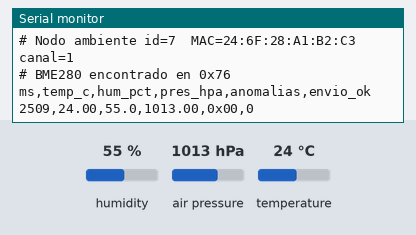
Simulated run of this sketch. Board: ESP32. Shown: the last lines printed to the serial monitor. The test bench sets the inputs (shaded band); at power-on: humidity 55 %, air pressure 1013 hPa, temperature 24 °C. A WiFi scan finds three made-up networks.

Above: at 3.7 s.
3.8 s: humidity set to 22 %
11.3 s: air pressure set to 952 hPa
At 13.4 s:
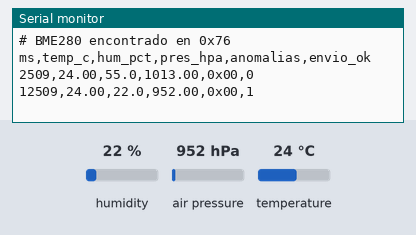
18.8 s: temperature set to 12 °C
At 23.4 s:
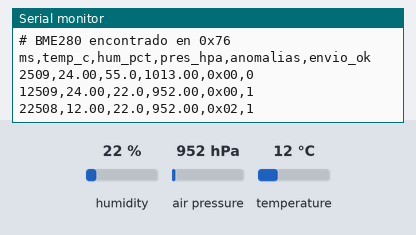

Measured:
- after the input at 11.3 s, the serial monitor: prints a new line after 1.2 s (image 1)
- after the input at 18.8 s, the serial monitor: prints a new line after 3.7 s (image 2)

The sketch:

nodo_ambiente.ino
```cpp
// Nodo ambiente (GY-BME280) -> ESP-NOW -> Gateway ESP32 v4
// Temperatura, humedad relativa y presión del salón L418 (techo, centro).
#include <Arduino.h>
#include <Wire.h>
#include <Adafruit_BME280.h>     // Librería "Adafruit BME280"
#include "paquetes.h"
#include "espnow_nodo.h"

// ================= RED =================
uint8_t MAC_GATEWAY[6] = {0x58, 0x2A, 0xBD, 0x72, 0x03, 0xDC}; // MAC STA del ESP32 v4
const char*   SSID_ROUTER   = "TU_RED_WIFI";   // red del gateway (solo para hallar el canal)
const uint8_t CANAL_DEFECTO = 1;
const uint8_t NODO_ID       = 7;

// ================= PINES I2C =================
#define PIN_SDA 21
#define PIN_SCL 22

// ================= UMBRALES =================
const float CONFORT_T_MIN = 20.0;   // °C
const float CONFORT_T_MAX = 26.0;   // °C
const float HIST_T        = 0.5;    // la alarma se apaga 0.5 °C dentro del rango
const float HUM_ALTA      = 70.0;   // % HR
const float HIST_HUM      = 5.0;    // la alarma se apaga por debajo de 65 %
const float CAMBIO_T_MAX  = 1.5;    // °C de variación máxima en la ventana
const unsigned long VENTANA_CAMBIO_MS = 5UL * 60UL * 1000UL;   // 5 min
const unsigned long PERIODO_MS        = 10000;                 // una lectura y un envío cada 10 s
const int FALLOS_PARA_ALARMA = 3;

// ================= ESTADO =================
const int N_HIST = VENTANA_CAMBIO_MS / PERIODO_MS;   // 30 lecturas = 5 min
float histT[N_HIST];
int   histIdx = 0, histN = 0;

Adafruit_BME280 bme;
bool    sensorOk = false;
uint8_t direccion = 0;
bool    fueraConfort = false, humAlta = false;
int     fallosSeguidos = 0;
unsigned long tUltEnvio = 0, tUltReintento = 0;

// ================= SENSOR =================
// Lee el registro de identificación para diagnosticar módulos equivocados.
uint8_t leerChipId(uint8_t dir) {
  Wire.beginTransmission(dir);
  Wire.write(0xD0);
  if (Wire.endTransmission() != 0) return 0;
  if (Wire.requestFrom(dir, (uint8_t)1) != 1) return 0;
  return Wire.read();
}

bool iniciarSensor() {
  const uint8_t dirs[2] = {0x76, 0x77};    // SDO a GND = 0x76, SDO a 3.3 V = 0x77
  for (uint8_t d : dirs) {
    if (bme.begin(d, &Wire)) {
      direccion = d;
      // Modo forzado: mide solo cuando se le pide, así el sensor casi no se autocalienta.
      bme.setSampling(Adafruit_BME280::MODE_FORCED,
                      Adafruit_BME280::SAMPLING_X1,    // temperatura
                      Adafruit_BME280::SAMPLING_X1,    // presión
                      Adafruit_BME280::SAMPLING_X1,    // humedad
                      Adafruit_BME280::FILTER_OFF);
      return true;
    }
    if (leerChipId(d) == 0x58)
      Serial.printf("# AVISO: en 0x%02X hay un BMP280 (NO mide humedad), no un BME280\n", d);
  }
  return false;
}

bool leer(float &t, float &h, float &p) {
  if (!bme.takeForcedMeasurement()) return false;
  t = bme.readTemperature();
  h = bme.readHumidity();
  p = bme.readPressure() / 100.0F;
  if (isnan(t) || isnan(h) || isnan(p)) return false;
  if (t < -40 || t > 85 || h < 0 || h > 100 || p < 300 || p > 1100) return false;   // fuera de rango físico
  return true;
}

// ================= ANOMALÍAS =================
uint8_t evaluar(float t, float h) {
  uint8_t an = 0;

  // Confort térmico con histéresis (evita que la alarma parpadee en el límite)
  if (!fueraConfort) fueraConfort = (t < CONFORT_T_MIN) || (t > CONFORT_T_MAX);
  else               fueraConfort = (t < CONFORT_T_MIN + HIST_T) || (t > CONFORT_T_MAX - HIST_T);
  if (fueraConfort) an |= AMB_BIT_TEMP_FUERA_CONFORT;

  if (!humAlta) humAlta = h > HUM_ALTA;
  else          humAlta = h > HUM_ALTA - HIST_HUM;
  if (humAlta) an |= AMB_BIT_HUMEDAD_ALTA;

  // Cambio rápido: comparación con la lectura de hace 5 minutos
  if (histN == N_HIST && fabsf(t - histT[histIdx]) > CAMBIO_T_MAX) an |= AMB_BIT_CAMBIO_RAPIDO_TEMP;
  histT[histIdx] = t;
  histIdx = (histIdx + 1) % N_HIST;
  if (histN < N_HIST) histN++;

  return an;
}

// ================= ENVÍO =================
void enviar(float t, float h, float p, uint8_t an) {
  PaqueteAmbiente pk = {};
  llenarCabecera(pk.h, TIPO_AMBIENTE, NODO_ID);
  pk.temp_c    = t;
  pk.hum_pct   = h;
  pk.pres_hpa  = p;
  pk.anomalias = an;
  espnowEnviar(&pk, sizeof(pk));

  Serial.printf("%lu,%.2f,%.1f,%.2f,0x%02X,%d\n", millis(), t, h, p, an, g_ultimoOk ? 1 : 0);
}

// ================= SETUP / LOOP =================
void setup() {
  Serial.begin(115200);
  delay(500);
  Wire.begin(PIN_SDA, PIN_SCL);

  if (!espnowIniciar(MAC_GATEWAY, SSID_ROUTER, CANAL_DEFECTO))
    Serial.println("# ERROR: no se pudo iniciar ESP-NOW");
  Serial.printf("# Nodo ambiente id=%d  MAC=%s  canal=%d\n",
                NODO_ID, WiFi.macAddress().c_str(), g_canal);

  sensorOk = iniciarSensor();
  if (sensorOk) Serial.printf("# BME280 encontrado en 0x%02X\n", direccion);
  else          Serial.println("# ERROR: no se detecta el BME280 (revisar SDA=21, SCL=22, 3.3V)");
  Serial.println("ms,temp_c,hum_pct,pres_hpa,anomalias,envio_ok");

  tUltEnvio = millis() - PERIODO_MS;   // primera lectura inmediata
}

void loop() {
  unsigned long ahora = millis();
  if (ahora - tUltEnvio < PERIODO_MS) return;
  tUltEnvio = ahora;

  if (!sensorOk && ahora - tUltReintento > 10000) {
    tUltReintento = ahora;
    sensorOk = iniciarSensor();
  }

  float t, h, p;
  if (sensorOk && leer(t, h, p)) {
    fallosSeguidos = 0;
    enviar(t, h, p, evaluar(t, h));
  } else {
    fallosSeguidos++;
    uint8_t an = (fallosSeguidos >= FALLOS_PARA_ALARMA || !sensorOk) ? AMB_BIT_FALLO : 0;
    enviar(NAN, NAN, NAN, an);
    if (fallosSeguidos >= FALLOS_PARA_ALARMA) sensorOk = false;   // reintentar iniciarlo
  }
}
```

espnow_nodo.h
```cpp
// espnow_nodo.h — Envío ESP-NOW desde un nodo sensor hacia el gateway
#pragma once
#include <WiFi.h>
#include <esp_now.h>
#include <esp_wifi.h>
#include "paquetes.h"

static uint8_t       g_macGateway[6];
static const char*   g_ssid = nullptr;
static uint8_t       g_canal = 1;
static uint32_t      g_seq = 0;
static volatile bool g_ultimoOk = false;
static volatile int  g_fallosSeguidos = 0;

// Confirmación de entrega (ACK de capa MAC).
// La firma del callback cambió en ESP-IDF 5.5 (core Arduino 3.3+).
#if ESP_IDF_VERSION >= ESP_IDF_VERSION_VAL(5, 5, 0)
static void alEnviar(const esp_now_send_info_t *info, esp_now_send_status_t st) {
#else
static void alEnviar(const uint8_t *mac, esp_now_send_status_t st) {
#endif
  g_ultimoOk = (st == ESP_NOW_SEND_SUCCESS);
  if (g_ultimoOk) g_fallosSeguidos = 0;
  else            g_fallosSeguidos++;
}

// Busca el canal de la red WiFi a la que está conectado el gateway.
static uint8_t buscarCanal(const char* ssid, uint8_t porDefecto) {
  int n = WiFi.scanNetworks();
  uint8_t canal = porDefecto;
  for (int i = 0; i < n; i++) {
    if (WiFi.SSID(i) == ssid) { canal = WiFi.channel(i); break; }
  }
  WiFi.scanDelete();
  return canal;
}

static void fijarCanal(uint8_t canal) {
  esp_wifi_set_promiscuous(true);
  esp_wifi_set_channel(canal, WIFI_SECOND_CHAN_NONE);
  esp_wifi_set_promiscuous(false);
  g_canal = canal;
}

static bool espnowIniciar(const uint8_t mac[6], const char* ssid, uint8_t canalDefecto) {
  memcpy(g_macGateway, mac, 6);
  g_ssid = ssid;

  WiFi.mode(WIFI_STA);
  WiFi.disconnect();                       // no se conecta al router, solo usa su canal
  fijarCanal(buscarCanal(ssid, canalDefecto));

  if (esp_now_init() != ESP_OK) return false;
  esp_now_register_send_cb(alEnviar);

  esp_now_peer_info_t peer = {};
  memcpy(peer.peer_addr, mac, 6);
  peer.channel = 0;                        // 0 = canal actual
  peer.encrypt = false;
  return esp_now_add_peer(&peer) == ESP_OK;
}

static void llenarCabecera(Cabecera &h, uint8_t tipo, uint8_t nodoId) {
  h.version   = PROTO_VERSION;
  h.tipo      = tipo;
  h.nodo_id   = nodoId;
  h.seq       = g_seq++;
  h.uptime_ms = millis();
}

static void espnowEnviar(const void* datos, size_t len) {
  esp_now_send(g_macGateway, (const uint8_t*)datos, len);

  // Muchos fallos seguidos: quizá el router cambió de canal. Re-escanear (~2 s).
  if (g_fallosSeguidos >= 10 && g_ssid) {
    g_fallosSeguidos = 0;
    fijarCanal(buscarCanal(g_ssid, g_canal));
  }
}
```

paquetes.h
```cpp
// paquetes.h — Formato común de datos ESP-NOW
// Debe ser IDÉNTICO en todos los nodos y en el gateway.
#pragma once
#include <stdint.h>

#define PROTO_VERSION 1

// Tipo de sensor
enum : uint8_t {
  TIPO_CO2     = 1,
  TIPO_AUDIO   = 2,
  TIPO_GAS     = 3,
  TIPO_LUZ     = 4,
  TIPO_TERMICO = 5,
  TIPO_MAGNETICO = 6,
  TIPO_AMBIENTE  = 7,
};

// Nivel de CO2
enum : uint8_t {
  CO2_NIVEL_NORMAL     = 0,
  CO2_NIVEL_ALERTA     = 1,
  CO2_NIVEL_CRITICO    = 2,
  CO2_NIVEL_CALENTANDO = 3,
  CO2_NIVEL_SIN_DATO   = 4
};

// Nivel de gas (MQ-2)
enum : uint8_t {
  GAS_NIVEL_NORMAL     = 0,
  GAS_NIVEL_ALERTA     = 1,
  GAS_NIVEL_CRITICO    = 2,
  GAS_NIVEL_CALENTANDO = 3,
  GAS_NIVEL_SIN_DATO   = 4
};

// Bits de anomalías CO2
#define CO2_BIT_FALLO_SENSOR  (1 << 0)
#define CO2_BIT_PICO_RAPIDO   (1 << 1)
#define CO2_BIT_ALERTA_VENT   (1 << 2)
#define CO2_BIT_CRITICO       (1 << 3)

// Bits de anomalías audio
#define AUD_BIT_FALLO         (1 << 0)
#define AUD_BIT_IMPACTO       (1 << 1)
#define AUD_BIT_SOSTENIDO     (1 << 2)
#define AUD_BIT_MECANICO      (1 << 3)

// Bits de anomalías térmico (MLX90640)
#define TER_BIT_FALLO             (1 << 0)
#define TER_BIT_CONTEO_CORREGIDO  (1 << 1)
#define TER_BIT_OBJETO_ESTATICO   (1 << 2)

// Bits de anomalías magnético (KY-024, puerta)
#define MAG_BIT_FALLO               (1 << 0)
#define MAG_BIT_ABIERTA_PROLONGADA  (1 << 1)

// Bits de anomalías ambiente (BME280)
#define AMB_BIT_FALLO               (1 << 0)
#define AMB_BIT_TEMP_FUERA_CONFORT  (1 << 1)
#define AMB_BIT_HUMEDAD_ALTA        (1 << 2)
#define AMB_BIT_CAMBIO_RAPIDO_TEMP  (1 << 3)

// Bits de anomalías luz (BH1750)
#define LUZ_BIT_FALLO              (1 << 0)
#define LUZ_BIT_ILUMINACION_BAJA   (1 << 1)

// Bits de anomalías gas (MQ-2)
#define GAS_BIT_FALLO          (1 << 0)
#define GAS_BIT_GAS_DETECTADO  (1 << 1)
#define GAS_BIT_CRITICO        (1 << 2)

#define TEMP_SIN_DATO  (-128)

// Cabecera común (11 bytes)
struct __attribute__((packed)) Cabecera {
  uint8_t  version;     // PROTO_VERSION
  uint8_t  tipo;        // TIPO_CO2, TIPO_AUDIO...
  uint8_t  nodo_id;     // id único en todo el proyecto
  uint32_t seq;         // contador para detectar pérdidas
  uint32_t uptime_ms;   // millis() del nodo
};

// CO2 (19 bytes)
struct __attribute__((packed)) PaqueteCO2 {
  Cabecera h;
  int16_t  co2_ppm;     // -1 sin respuesta, -2 checksum inválido
  int16_t  delta_30s;   // ppm
  int8_t   temp_c;      // temperatura interna aprox. (TEMP_SIN_DATO si no hay)
  uint8_t  calentando;  // 1 durante los 3 min iniciales
  uint8_t  nivel;       // CO2_NIVEL_*
  uint8_t  anomalias;   // CO2_BIT_*
};

// Audio (38 bytes). Niveles en dB SPL estimados.
struct __attribute__((packed)) PaqueteAudio {
  Cabecera h;
  float    leq_db;          // nivel equivalente del segundo
  float    lmax_db;         // máximo RMS de bloque (32 ms)
  float    pico_db;         // pico de muestra
  float    base_db;         // ruido de fondo estimado
  float    freq_dom_hz;     // frecuencia dominante del bloque más fuerte
  float    tonal;           // 0..1, concentración espectral
  uint8_t  bloques_fuertes; // bloques de 32 ms sobre umbral
  uint8_t  calibrando;      // 1 durante los primeros ~5 s
  uint8_t  anomalias;       // AUD_BIT_*
};

// Térmico / conteo de personas (29 bytes)
struct __attribute__((packed)) PaqueteTermico {
  Cabecera h;
  uint16_t entradas;          // cruces hacia el salón desde el envío anterior
  uint16_t salidas;           // cruces hacia afuera desde el envío anterior
  int16_t  ocupacion_est;     // acumulado entradas - salidas (nunca negativo)
  uint8_t  personas_en_vista; // máximo de cabezas vistas a la vez en la ventana
  uint8_t  cruces_dudosos;    // cruces contados con baja confianza en la ventana
  float    t_fondo;           // temperatura media del fondo (°C)
  float    t_max;             // temperatura máxima vista en la ventana (°C)
  uint8_t  calibrando;        // 1 mientras aprende el fondo (~3 s)
  uint8_t  anomalias;         // TER_BIT_*
};

// Puerta / magnético (21 bytes)
struct __attribute__((packed)) PaqueteMagnetico {
  Cabecera h;
  uint8_t  puerta_abierta;    // estado al momento del envío (0 = cerrada, 1 = abierta)
  uint16_t aperturas;         // veces que se abrió desde el envío anterior
  float    seg_abierta;       // segundos que estuvo abierta desde el envío anterior
  uint16_t campo_raw;         // lectura analógica promediada (0-4095)
  uint8_t  anomalias;         // MAG_BIT_*
};

// Ambiente: temperatura, humedad y presión (24 bytes)
struct __attribute__((packed)) PaqueteAmbiente {
  Cabecera h;
  float    temp_c;     // °C (NAN si falla el sensor)
  float    hum_pct;    // % de humedad relativa
  float    pres_hpa;   // hPa
  uint8_t  anomalias;  // AMB_BIT_*
};

// Luz (29 bytes)
struct __attribute__((packed)) PaqueteLuz {
  Cabecera h;
  float    lux;           // promedio de la ventana (lectura en el techo)
  float    lux_min;       // mínimo de la ventana
  float    lux_max;       // máximo de la ventana
  float    lux_mesa_est;  // estimación sobre la mesa = lux * FACTOR_MESA
  int8_t   luces_cambio;  // +1 encendido brusco, -1 apagado brusco, 0 sin cambio
  uint8_t  anomalias;     // LUZ_BIT_*
};

// Gas / humo (22 bytes)
struct __attribute__((packed)) PaqueteGas {
  Cabecera h;
  float    v_ao;        // voltaje de salida del MQ-2 (V, escala del módulo)
  float    rs_r0;       // índice relativo: 1 = aire limpio, menor = presencia de gases (NAN si no está listo)
  uint8_t  do_alarma;   // 1 si la salida digital del comparador indica gas
  uint8_t  calentando;  // 1 durante el calentamiento o la calibración de R0
  uint8_t  anomalias;   // GAS_BIT_*
  float    ppm_glp_est;  // ppm de GLP equivalente, estimación referencial (NAN si no está listo)
  uint8_t  nivel;        // GAS_NIVEL_*
};

static_assert(sizeof(PaqueteCO2)   <= 250, "Paquete CO2 excede ESP-NOW");
static_assert(sizeof(PaqueteGas) <= 250, "Paquete gas excede ESP-NOW");
static_assert(sizeof(PaqueteLuz) <= 250, "Paquete luz excede ESP-NOW");
static_assert(sizeof(PaqueteAmbiente) <= 250, "Paquete ambiente excede ESP-NOW");
static_assert(sizeof(PaqueteMagnetico) <= 250, "Paquete magnetico excede ESP-NOW");
static_assert(sizeof(PaqueteTermico) <= 250, "Paquete termico excede ESP-NOW");
static_assert(sizeof(PaqueteAudio) <= 250, "Paquete audio excede ESP-NOW");
```
